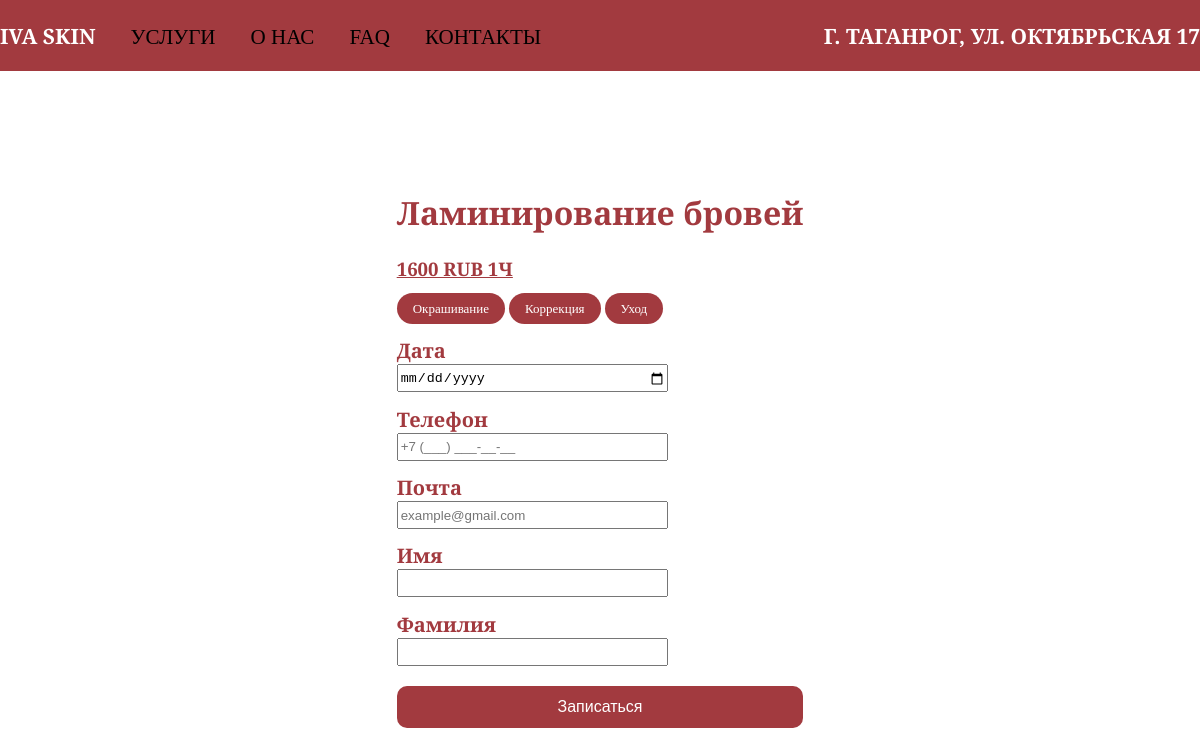
Screenshot of /appointment/book/1/ with the database file from the repository.
### ivaapp/models.py (models this page shows, shortened)
class Forclient(models.Model):
    title = models.CharField(max_length=100)
    description = models.CharField(max_length=250)
    image = models.ImageField('ivaapp/images/')
    tags = models.ManyToManyField('Tag', blank=True)
    def __str__(self):
        return self.title

class Tag(models.Model):
    name = models.CharField(max_length=100)

### appointment/views.py (the view, shortened to what this page needs)
# urls.py: path('book/<int:service_id>/', views.book_appointment, name='book_appointment'),
def book_appointment(request, service_id):
    service = get_object_or_404(Forclient, id=service_id)
    master = Master.objects.first()
    date_selected = request.POST.get('date') or request.GET.get('date')
    available_times = []
    date_obj = None
    if request.method == 'POST':
        form = AppointmentForm(request.POST, user=request.user)
        if form.is_valid():
            if Appointment.objects.filter(service=service, date=date_obj, time=form.cleaned_data['time']).exists():
                form.add_error('time', 'Это время уже занято')
            else:
                appointment = form.save(commit=False)
                appointment.service = service
                appointment.master = master
                appointment.date = date_obj
                if request.user.is_authenticated:
                    try:
                        profile = request.user.profile
                        appointment.user=request.user
                        appointment.first_name = profile.first_name
                        appointment.last_name = profile.last_name
                        appointment.phone = profile.phone
                        appointment.email = profile.email
                    except:
                        pass
                appointment.save()
                return redirect('index')
    else:
        form = AppointmentForm(user=request.user)
    context = {
        'form': form,
        'service': service,
        'available_times': available_times,
        'date_selected': date_selected,
    }
    return render(request, 'appointment/book.html', context)

### appointment/forms.py (shortened to what this page needs)
class AppointmentForm(forms.ModelForm):
    class Meta:
        model = Appointment
        fields = ['first_name', 'last_name','date', 'time', 'phone', 'email']
        widgets = {
            'phone': forms.TextInput(attrs={
                'id': 'id_phone',
                'type': 'tel',
                'placeholder': '+7 (___) ___-__-__',
                'maxlength': '18',
            }),
            'email': forms.TextInput(attrs={
                'placeholder': 'example@gmail.com',
            }),
        }
    def __init__(self, *args, **kwargs):
        user = kwargs.pop('user', None)
        super().__init__(*args, **kwargs)

### appointment/templates/appointment/book.html (shortened to what this page needs)
<!DOCTYPE html>
{% load static %}
<html lang="en">
<head>
    <link rel="stylesheet" href="{% static 'css/main.css' %}">
</head>
<body>
    <header>
        <div class="header">
            <div class="header-inner">
                <div class="menu">
                    <h3><a class="logo" href="">IVA SKIN</a></h3>
                    <h3><a class="menu__list-link" href="#">УСЛУГИ</a></h3>
                    <h3><a class="menu__list-link" href="#">О НАС</a></h3>
                    <h3><a class="menu__list-link" href="#">FAQ</a></h3>
                    <h3><a class="menu__list-link" href="#">КОНТАКТЫ</a></h3>
                </div>
                <div class="menu2">
                    <h3><a class="menu__list-link1" href="#" class="IVA" >Г. ТАГАНРОГ, УЛ. ОКТЯБРЬСКАЯ 17</a></h3>
                </div>
            </div>
        </div>
    </header>
    <div class="main-for-form">
        <div class="about-for-form">
            <h1 id="h1r">{{ service }}</h1>
            <h3 id="h3r">{{ service.description }}</h3>
            {% for tag in service.tags.all %}
                <span class="tag-span">{{ tag.name }}</span>
            {% endfor %}
        </div>
        <form method="post">
            <h1 id='h1rr'>Дата</h1>
            <input type="date" name="date" id="date" value="{{ date_selected|default:'' }}" required onchange="this.form.submit();">
            {% if form.phone %}
                <h1 id="h1rr">Телефон</h1>
                {{ form.phone }}
            {% endif %}
            {% if form.email %}
                <h1 id="h1rr">Почта</h1>
                {{ form.email }}
            {% endif %}
            {% if form.first_name %}
                <br>
                <h1 id="h1rr">Имя</h1>
                {{ form.first_name }}
            {% endif %}
            {% if form.last_name %}
                <h1 id="h1rr">Фамилия</h1>
                {{ form.last_name }}
            {% endif %}
            <button type="submit" class="btn2">Записаться</button>
        </form>
    </div>
</body>
</html>

### ivaapp/static/css/main.css (style rules this page uses)
html { box-sizing: border-box; scroll-behavior: smooth; }
*, *::after, *::before { box-sizing: inherit; }
body { max-width: 1920px; font-family: "Playfair Display SC", serif; margin: 0 auto; }
.header-inner { display: flex; align-items: center; justify-content: space-between; max-width: 1660px; margin: 0 auto; }
.header { background: #A23A3F; font-size: 18px; }
.logo { color: white; transition: .4s; }
.menu__list-link1 { color: white; transition: .4s; }
.header a { text-decoration: none; }
.menu { display: flex; gap: 35px; }
.menu__list-link { color: black; font-weight: 500; transition: .4s; }
#h1r { color:#A23A3F; }
#h3r { color:#A23A3F; text-decoration: underline; }
#h1rr { color:#A23A3F; margin-bottom: 0; font-size:20px; }
.tag-span { background-color: #A23A3F; color: white; padding: 8px 16px; border-top-left-radius: 50px; border-top-right-radius: 50px; border-bottom-right-radius: 50px; border-bottom-left-radius: 50px; height: 35px; width: 105px; font-weight: 500; font-size: 13px; }
.main-for-form { max-width: max-content; margin: 0 auto; margin-top: 120px; }
.about-for-form { margin-bottom:20px; }
#id_phone { width: 271px; height: 28px; }
#id_email { width: 271px; height: 28px; }
#date { width: 271px; height: 28px; }
.btn2 { width: 100%; padding: 12px; background-color: #A23A3F; color: white; border: none; border-radius: 10px; font-size: 16px; cursor: pointer; transition: background 0.3s; margin-top:20px; }
#id_first_name { width: 271px; height: 28px; }
#id_last_name { width: 271px; height: 28px; }

### rows the page displays
Forclient: title "Ламинирование бровей", description "1600 RUB 1Ч"
Tag: name "Окрашивание"
Tag: name "Коррекция"
Tag: name "Уход"
